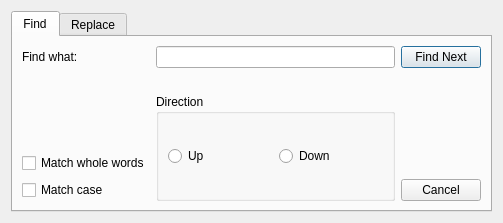
<?xml version="1.0" encoding="UTF-8"?>
<ui version="4.0">
 <class>FindReplaceDialog</class>
 <widget class="QDialog" name="FindReplaceDialog">
  <property name="geometry">
   <rect>
    <x>0</x>
    <y>0</y>
    <width>503</width>
    <height>223</height>
   </rect>
  </property>
  <property name="windowTitle">
   <string>Dialog</string>
  </property>
  <layout class="QFormLayout" name="formLayout_2">
   <item row="0" column="0" colspan="2">
    <widget class="QTabWidget" name="tabFindReplace">
     <property name="currentIndex">
      <number>0</number>
     </property>
     <widget class="QWidget" name="tabFind">
      <attribute name="title">
       <string>Find</string>
      </attribute>
      <layout class="QGridLayout" name="gridLayout">
       <item row="4" column="0">
        <widget class="QCheckBox" name="findMatchCaseCheckBox">
         <property name="text">
          <string>Match case</string>
         </property>
        </widget>
       </item>
       <item row="0" column="2">
        <widget class="QPushButton" name="findNextButton">
         <property name="text">
          <string>Find Next</string>
         </property>
        </widget>
       </item>
       <item row="3" column="0">
        <widget class="QCheckBox" name="findWholeWordsCheckBox">
         <property name="text">
          <string>Match whole words</string>
         </property>
        </widget>
       </item>
       <item row="4" column="2">
        <widget class="QPushButton" name="findCancelButton">
         <property name="text">
          <string>Cancel</string>
         </property>
        </widget>
       </item>
       <item row="2" column="1" rowspan="3">
        <widget class="QGroupBox" name="groupBox">
         <property name="enabled">
          <bool>true</bool>
         </property>
         <property name="title">
          <string>Direction</string>
         </property>
         <layout class="QHBoxLayout" name="horizontalLayout">
          <item>
           <widget class="QRadioButton" name="findUpButton">
            <property name="text">
             <string>Up</string>
            </property>
           </widget>
          </item>
          <item>
           <widget class="QRadioButton" name="findDownButton">
            <property name="text">
             <string>Down</string>
            </property>
           </widget>
          </item>
         </layout>
        </widget>
       </item>
       <item row="0" column="0">
        <widget class="QLabel" name="findWhatLabel">
         <property name="text">
          <string>Find what:</string>
         </property>
        </widget>
       </item>
       <item row="0" column="1">
        <widget class="QLineEdit" name="findSearchLineEdit"/>
       </item>
       <item row="1" column="1">
        <spacer name="horizontalSpacer">
         <property name="orientation">
          <enum>Qt::Orientation::Horizontal</enum>
         </property>
         <property name="sizeHint" stdset="0">
          <size>
           <width>40</width>
           <height>20</height>
          </size>
         </property>
        </spacer>
       </item>
      </layout>
     </widget>
     <widget class="QWidget" name="tabReplace">
      <attribute name="title">
       <string>Replace</string>
      </attribute>
      <layout class="QGridLayout" name="gridLayoutReplace">
       <item row="0" column="1">
        <widget class="QLineEdit" name="replaceSearchLineEdit"/>
       </item>
       <item row="5" column="0">
        <widget class="QCheckBox" name="replaceMatchCaseCheckBox">
         <property name="text">
          <string>Match case</string>
         </property>
        </widget>
       </item>
       <item row="3" column="1" rowspan="3">
        <widget class="QGroupBox" name="groupBoxReplace">
         <property name="title">
          <string>Direction</string>
         </property>
         <layout class="QHBoxLayout" name="horizontalLayoutReplace">
          <item>
           <widget class="QRadioButton" name="replaceUpButton">
            <property name="text">
             <string>Up</string>
            </property>
           </widget>
          </item>
          <item>
           <widget class="QRadioButton" name="replaceDownButton">
            <property name="text">
             <string>Down</string>
            </property>
           </widget>
          </item>
         </layout>
        </widget>
       </item>
       <item row="0" column="2">
        <widget class="QPushButton" name="replaceButton">
         <property name="text">
          <string>Replace</string>
         </property>
        </widget>
       </item>
       <item row="1" column="1">
        <spacer name="horizontalSpacerReplace">
         <property name="orientation">
          <enum>Qt::Orientation::Horizontal</enum>
         </property>
         <property name="sizeHint" stdset="0">
          <size>
           <width>40</width>
           <height>20</height>
          </size>
         </property>
        </spacer>
       </item>
       <item row="4" column="0">
        <widget class="QCheckBox" name="replaceWholeWordsCheckBox">
         <property name="text">
          <string>Match whole words</string>
         </property>
        </widget>
       </item>
       <item row="0" column="0">
        <widget class="QLabel" name="replaceWhatLabel">
         <property name="text">
          <string>Find what:</string>
         </property>
        </widget>
       </item>
       <item row="1" column="2">
        <widget class="QPushButton" name="replaceAllButton">
         <property name="text">
          <string>Replace All</string>
         </property>
        </widget>
       </item>
       <item row="1" column="1">
        <widget class="QLineEdit" name="replaceWithLineEdit"/>
       </item>
       <item row="1" column="0">
        <widget class="QLabel" name="withLabel">
         <property name="text">
          <string>Replace with:</string>
         </property>
        </widget>
       </item>
       <item row="5" column="2">
        <widget class="QPushButton" name="replaceCancelButton">
         <property name="text">
          <string>Cancel</string>
         </property>
        </widget>
       </item>
      </layout>
     </widget>
    </widget>
   </item>
  </layout>
 </widget>
 <resources/>
 <connections/>
</ui>
